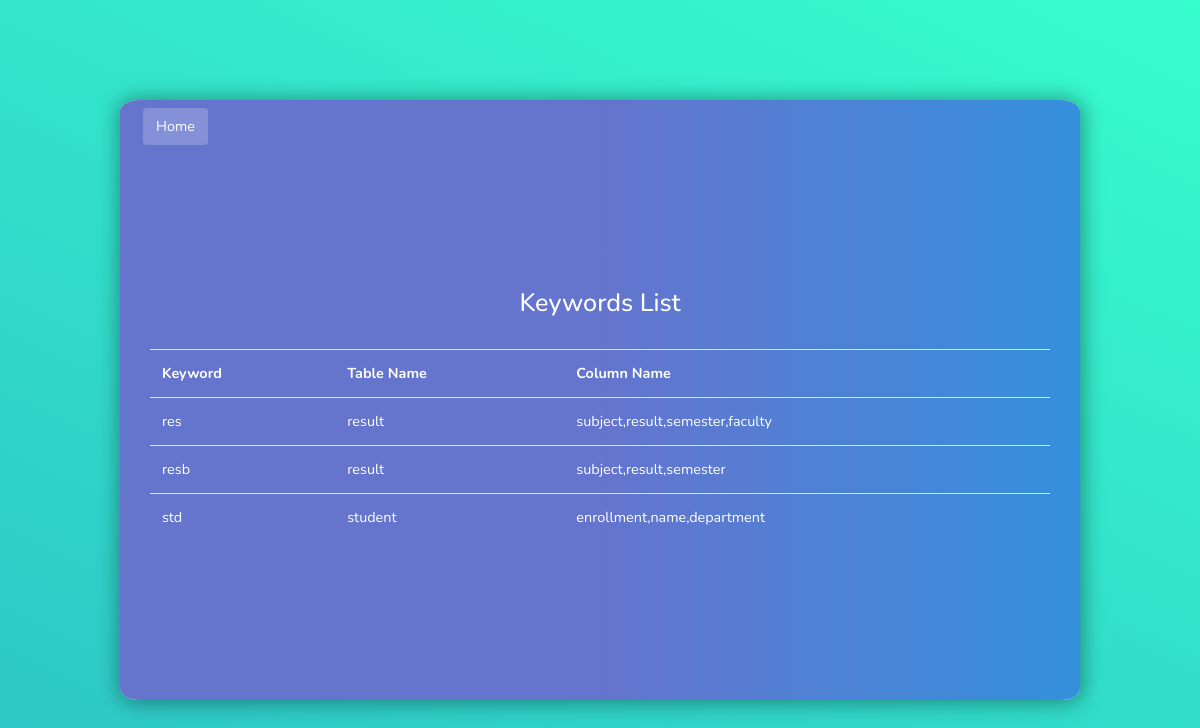
/keylist.php, run on the app's committed database.
### tables this page shows
CREATE TABLE `keywords` (
  `keyword` varchar(4) NOT NULL,
  `table_name` varchar(12) NOT NULL,
  `column_name` varchar(255) NOT NULL
);

### keylist.php (the view, shortened to what this page needs)
<?php
    include('dbconfig.php');
    $flag = false;
        $q = "Select * from keywords";
        $select = $db->query($q);
        if($select->num_rows > 0)
        {
            $flag = true;
            while($temp = $select->fetch_assoc())
            {
                $data[] = $temp;
            }
        }
        else
        {
            $_SESSION['msgkey'] = "<div class='alert alert-danger'> Keyword Table is Empty.</div>";
        }
?>
<!DOCTYPE html>
<html>
    <head>
        <link rel="stylesheet" type="text/css" href="assets/style.css">
        <link rel="stylesheet" type="text/css" href="assets/app.css">
    </head>
    <body>
    	<div id="app">
    		<div class="container-fluid">
                <div class="row panel indigo">
                        <div class="row ml-2 mt-2">
                            <div class="col-md-2 text-right">
                             <a href="index.php" style="background-color: rgba(255, 255, 255, 0.2);" class="link btn text-right">Home</a>
                            </div>
                        </div>
                        <div class="container form">
                        <h3>Keywords List</h3><br>
                            <?php
                            if($flag)
                            {
                            ?>
                            <div class="container">
                                <table class="table">
                                    <tr>
                                        <th>Keyword</th>
                                        <th>Table Name</th>
                                        <th>Column Name</th>
                                    </tr>
                                    <?php
                                    foreach($data as $d)
                                    {
                                        echo "<tr>";
                                        echo "<td>".$d['keyword']."</td>";
                                        echo "<td>".$d['table_name']."</td>";
                                        echo "<td>".$d['column_name']."</td>";
                                        echo "</tr>";
                                    }
                                    ?>
                                </table>
                            </div>
                            <?php
                            }
                            ?>
                        </div>
                    </div>
       		</div>
    	</div>
    </body>
</html>

### assets/style.css (style rules this page uses)
body { height: 100vh; display: flex; align-items: center; justify-content: center; background-image: linear-gradient( 25deg, rgb(34 193 195 / 0.95) 0%, rgb(45 253 204 / 0.95) 100% ); font-family: "Roboto", sans-serif; overflow-y: hidden; margin: auto; }
h3 { color: #fff; text-align: center; }
#app { border-radius: 2%; width: 80vw; box-shadow: 1px 1px 20px 3px #00000059; display: flex; flex-direction: row; position: relative; overflow: hidden; min-height: 75vh; background-color: whitesmoke; }
.panel { min-height: 75vh; }
.indigo { background: linear-gradient(90deg, var(--indigo), var(--indigo), var(--blue)) ; }
.form { margin: 10% 0px; color: #fff; }
.link { color: #fff; }

### data on the page
keywords: keyword "res", table_name "result", column_name "subject,result,semester,faculty"
keywords: keyword "resb", table_name "result", column_name "subject,result,semester"
keywords: keyword "std", table_name "student", column_name "enrollment,name,department"
